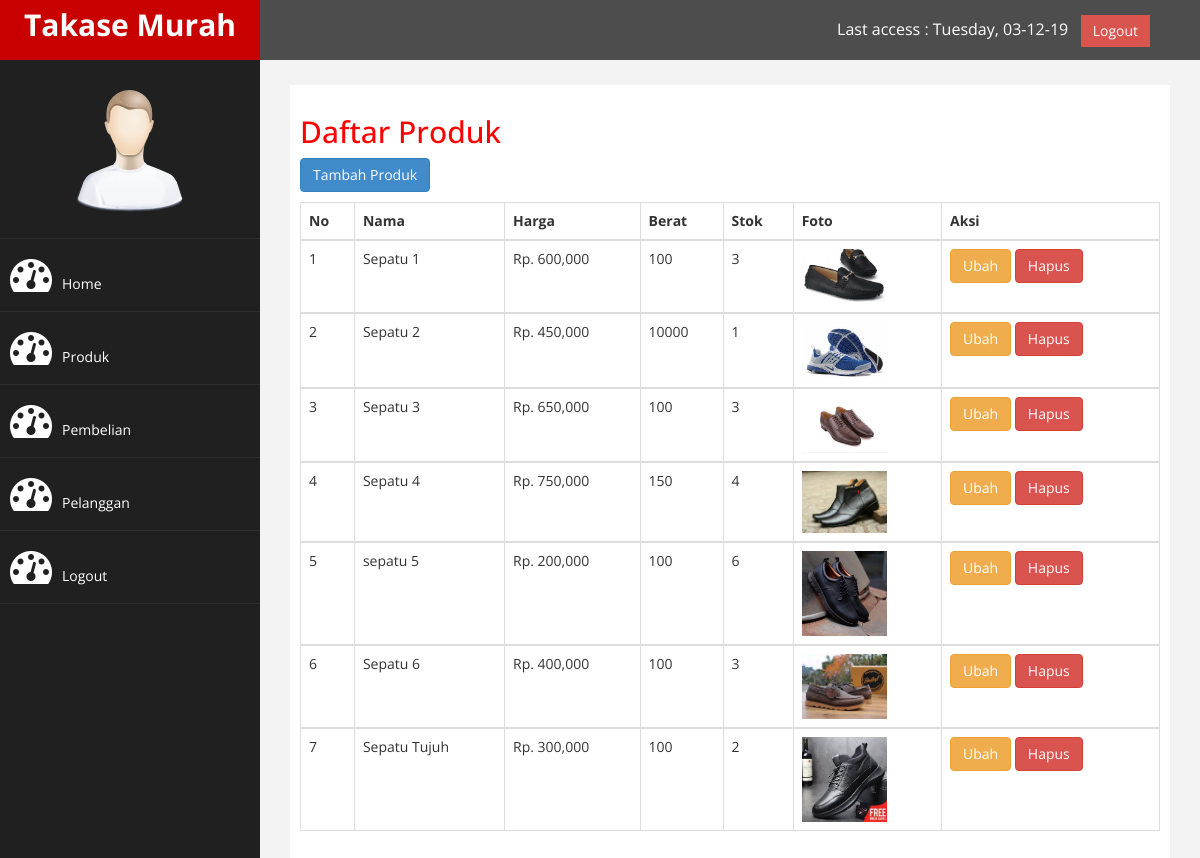
Page /admin/index.php?halaman=produk (signed in) on the committed database.
### tables this page shows
CREATE TABLE `produk` (
  `id_produk` int(11) NOT NULL,
  `nama_produk` varchar(255) NOT NULL,
  `harga_produk` int(11) NOT NULL,
  `berat_produk` int(11) NOT NULL,
  `foto_produk` varchar(255) NOT NULL,
  `deskripsi_produk` text NOT NULL,
  `stok_produk` int(6) NOT NULL
);

### admin/produk.php (the view)
<?php
	 $result = $koneksi->query("SELECT * FROM produk");
 ?>
<h2>Daftar Produk</h2>
	<a href="index.php?halaman=tambahproduk" class="btn btn-primary" style="margin-bottom: 10px;">Tambah Produk</a>
<table class="table table-bordered">
	<thead>
		<tr>
			<th>No</th>
			<th>Nama</th>
			<th>Harga</th>
			<th>Berat</th>
			<th>Stok</th>
			<th>Foto</th>
			<th>Aksi</th>
		</tr>
	</thead>
<?php 	$no = 1; ?>
<?php foreach ($result as $produk):?>
	<tbody>
		<tr>
			<td><?= $no++; ?></td>
			<td><?= $produk['nama_produk']; ?></td>
			<td>Rp. <?= number_format($produk['harga_produk']); ?></td>
			<td><?= $produk['berat_produk']; ?></td>
			<td><?= $produk['stok_produk']; ?></td>
			<td>
				<img src="../img/foto_produk/<?= $produk['foto_produk']; ?>" width="85">
			</td>
			<td>
				<a href="index.php?halaman=ubahproduk&id=<?= $produk['id_produk']; ?>" class="btn btn-warning">Ubah</a>
				<a href="index.php?halaman=hapusproduk&id=<?= $produk['id_produk']; ?>" onclick="return confirm('Anda Yakin Akan Menghapus Data INI ?');" class="btn btn-danger">Hapus</a>
			</td>
		</tr>
	</tbody>
<?php endforeach; ?>
</table>

### admin/assets/css/custom.css (style rules this page uses)
body { font-family: 'Open Sans', sans-serif; }
h2 { color: #f00; }

### rows in the picture
produk: nama_produk "Sepatu 1", harga_produk "600,000", berat_produk "100", stok_produk "3", foto_produk (picture)
produk: nama_produk "Sepatu 2", harga_produk "450,000", berat_produk "10000", stok_produk "1", foto_produk (picture)
produk: nama_produk "Sepatu 3", harga_produk "650,000", berat_produk "100", stok_produk "3", foto_produk (picture)
produk: nama_produk "Sepatu 4", harga_produk "750,000", berat_produk "150", stok_produk "4", foto_produk (picture)
produk: nama_produk "sepatu 5", harga_produk "200,000", berat_produk "100", stok_produk "6", foto_produk (picture)
produk: nama_produk "Sepatu 6", harga_produk "400,000", berat_produk "100", stok_produk "3", foto_produk (picture)
produk: nama_produk "Sepatu Tujuh", harga_produk "300,000", berat_produk "100", stok_produk "2", foto_produk (picture)
